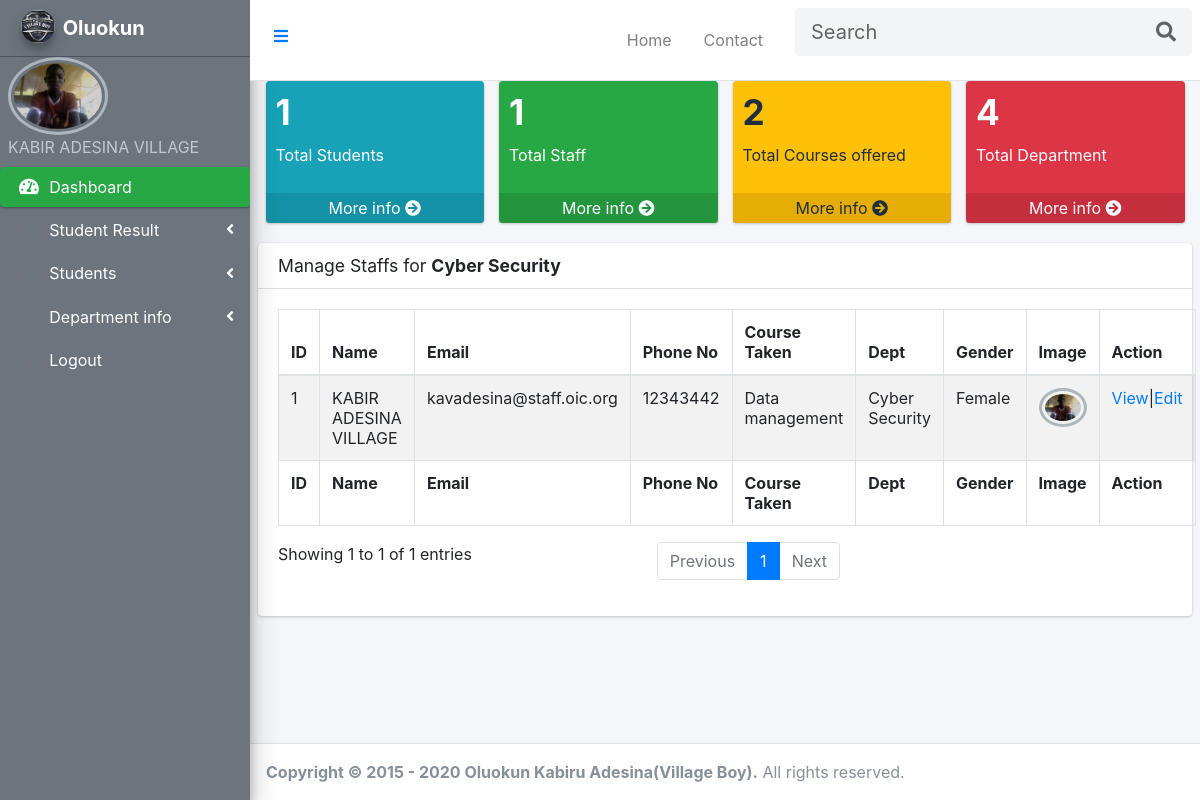
Page /staff/manageStaff.php (signed in) on the committed database.
### tables this page shows
CREATE TABLE `staff` (
  `id` int(6) NOT NULL,
  `name` varchar(30) NOT NULL,
  `email` varchar(30) NOT NULL,
  `Phone_Number` varchar(50) NOT NULL,
  `password` varchar(50) NOT NULL,
  `CourseTaken` varchar(50) NOT NULL,
  `category` varchar(50) NOT NULL,
  `faculty` varchar(100) NOT NULL,
  `state` varchar(50) NOT NULL,
  `city` varchar(50) NOT NULL,
  `address` text NOT NULL,
  `gender` varchar(50) NOT NULL,
  `dob` varchar(50) NOT NULL,
  `profilePicture` text NOT NULL,
  `StaffId` varchar(50) NOT NULL,
  `reg_date` timestamp NOT NULL DEFAULT current_timestamp() ON UPDATE current_timestamp()
);

### staff/manageStaff.php (the view, shortened to what this page needs)
<?php
     if(isset($_SESSION['staffLogin'])){
    include('header.php');
    include("../includes/connection.php");
    $user =$_SESSION['staffLogin'];
    $stmt = "SELECT* FROM staff WHERE email = '$user'|| Phone_Number = '$user'";
    $qe = mysqli_query($conn, $stmt);
    $staff = mysqli_fetch_array($qe);
    $dept = $staff['category'];
    $staffid = $staff['StaffId'];
    ?>
<!DOCTYPE html>
<html lang="en">
<head>
    <link rel="stylesheet" href=>
</head>
<?php
    include('sidebar.php');
    ?>
<body>
<div class="content-wrapper">
    <section class="content">
      <div class="container-fluid">
        <div class="row">
          <div class="col-lg-3 col-6">
            <div class="small-box bg-info">
            <?php
              $student = mysqli_query($conn, "SELECT COUNT(id) AS totalStudent FROM student WHERE Department ='$dept' ");
              $TotalStudent = mysqli_fetch_array($student);
              ?>
              <div class="inner">
                <h3><?php echo htmlentities($TotalStudent['totalStudent']);?></h3>
                <p>Total Students</p>
              </div>
              <a href="manageStudent.php" class="small-box-footer">More info <i class="fas fa-arrow-circle-right"></i></a>
            </div>
          </div>
          <div class="col-lg-3 col-6">
            <div class="small-box bg-success">
              <?php
              $staffs = mysqli_query($conn, "SELECT COUNT(id) AS totalStaff FROM staff WHERE category = '$dept' ");
              $TotalStaff = mysqli_fetch_array($staffs);
              ?>
              <div class="inner">
                <h3><?php echo htmlentities($TotalStaff['totalStaff']);?></h3>
                <p>Total Staff</p>
              </div>
              <a href="manageStaff.php" class="small-box-footer">More info <i class="fas fa-arrow-circle-right"></i></a>
            </div>
          </div>
          <div class="col-lg-3 col-6">
            <div class="small-box bg-warning">
            <?php
              $course = mysqli_query($conn, "SELECT COUNT(id) AS totalCourses FROM courses WHERE CourseCategory ='$dept' ");
              $TotalCourse = mysqli_fetch_array($course);
              ?>
              <div class="inner">
                <h3><?php echo htmlentities($TotalCourse['totalCourses']);?></h3>
                <p>Total Courses offered</p>
              </div>
              <a href="manageCourse.php" class="small-box-footer">More info <i class="fas fa-arrow-circle-right"></i></a>
            </div>
          </div>
          <div class="col-lg-3 col-6">
            <div class="small-box bg-danger">
            <?php
              $depttment = mysqli_query($conn, "SELECT COUNT(id) AS totaldepartment FROM department");
              $Totaldepartment = mysqli_fetch_array($depttment);
              ?>
              <div class="inner">
                <h3><?php echo htmlentities($Totaldepartment['totaldepartment']);?></h3>
                <p>Total Department</p>
              </div>
              <a href="#" class="small-box-footer">More info <i class="fas fa-arrow-circle-right"></i></a>
            </div>
          </div>
        </div>
      </div>
    </section>
    <section class="content">
      <div class="row">
        <div class="col-12">
          <div class="card">
            <div class="card-header">
              <h1 class="card-title">Manage Staffs for <b> <?php echo $dept ?></b></h1>
            </div>
            <div class="card-body">
              <table id="example2" class="table table-bordered table-striped">
                <thead>
                <tr>
                  <th>ID</th>
                  <th>Name</th>
                  <th>Email </th>
                  <th>Phone No</th>
                  <th>Course Taken</th>
                  <th>Dept</th>
                  <th>Gender</th>
                  <th>Image</th>
                  <th>Action</th>
                </tr>
                </thead>
                <tbody>
                  <?php
                  $std =mysqli_query($conn, "SELECT* FROM staff WHERE category = '$dept'");
                  $id =1;
                  while($staff = mysqli_fetch_array($std)){
                    $staf = (explode(",",$staff['name']));
                    $name =strtoupper($staf[0]." ".$staf[1]." ".$staf[2]);
                    $staffId = $staff['StaffId'];
                ?>
              <tr>
              <td><?php echo $id ?></td>
              <td><?php echo $name ?></td>
              <td><?php echo htmlentities($staff['email'] )?></td>
              <td><?php echo htmlentities($staff['Phone_Number'] )?></td>
              <td> <?php
                if(!empty($staff['CourseTaken'])){
                echo $staff['CourseTaken'];
                 }else{
                 echo "";
                 }
                ?></td>
                <td> <?php
                if(!empty($staff['category'])){
                echo $staff['category'];
                 }else{
                 echo "";
                 }
                ?></td>
                <td> <?php
                if(!empty($staff['gender'])){
                echo $staff['gender'];
                 }else{
                 echo "";
                 }
                ?></td>
                <td>
                <img class="profile-user-img img-fluid img-circle"
                     src= "../staff/<?php
                      if(!empty($staff['profilePicture'])){
                          echo htmlentities($staff['profilePicture']);
                      }else{
                          echo "<span style ='color:red'>Not Yet Set</span>";
                      }
                     ?>"
                     alt="User profile picture">
                </td>
                <td>
                    <a href="staffDetails.php?id=<?php echo $staffId;?>">View</a><?php if($staffId ==$staffid){ ?>|<a href="staffUpdateProfile.php?id=<?php echo $staffId;?>">Edit</a><?php } ?>
                </td>
              </tr>
              <?php
              $id++;
                  }
              ?>
                </tbody>
                <tfoot>
                  <tr>
                  <th>ID</th>
                  <th>Name</th>
                  <th>Email </th>
                  <th>Phone No</th>
                  <th>Course Taken</th>
                  <th>Dept</th>
                  <th>Gender</th>
                  <th>Image</th>
                  <th>Action</th>
                  </tr>
                </tfoot>
              </table>
            </div>
          </div>
        </div>
      </div>
    </section>
    </div>
<?php  include('footer.php'); ?>
</body>
</html>
<?php
    }
    else{
        header('location:../index.php');
    }
    ?>

### staff/sidebar.php (shortened to what this page needs)
<?php
  if(isset($_SESSION['staffLogin'])){
    include("../includes/connection.php");
    $user =$_SESSION['staffLogin'];
    $stmt = "SELECT* FROM staff WHERE email = '$user'|| Phone_Number = '$user'";
    $qe = mysqli_query($conn, $stmt);
    $staff = mysqli_fetch_array($qe);
    $staf = explode(",", $staff['name']);
    $name =strtoupper($staf[0]." ".$staf[1]." ".$staf[2]);
?>
<aside class="main-sidebar bg-muted  sidebar-dark-success elevation-4  bg-secondary"  style="position:fixed; top: 0px; left: 0px; z-index: 1;">
    <a href="../index.php" class="brand-link">
      <img src="../image/village boy logo.jpg" alt="<?php $name ?>" class="brand-image img-circle elevation-3"
           style="opacity: .8">
      <span class="brand-text font-weight-bold">Oluokun</span>
    </a>
    <div class="sidebar">
      <img class="profile-user-img img-fluid img-circle"
                     src= "../staff/<?php
                      if(!empty($staff['profilePicture'])){
                          echo htmlentities($staff['profilePicture']);
                      }else{
                          echo "<span style ='color:red'>Not Yet Set</span>";
                      }
                     ?>"
                     alt="User profile picture">
        <div class="info">
          <a href="index.php" class="d-block"><?php echo $name;?> </a>
        </div>
      </div>
      <nav class="mt-2">
        <ul class="nav nav-pills nav-sidebar flex-column" data-widget="treeview" role="menu" data-accordion="false">
          <li class="nav-item has-treeview menu-open">
            <a href="index.php" class="nav-link active">
              <i class="nav-icon fas fa-tachometer-alt"></i>
              <p>
                Dashboard
              </p>
            </a>
          </li>
            <li class="nav-item has-treeview">
              <a href="#" class="nav-link">
                <i class="nav-icon fa fa-lock"></i>
                <p>
                  Student Result
                  <i class="fas fa-angle-left right"></i>
                </p>
              </a>
            </li>
          <li class="nav-item has-treeview">
          <a href="#" class="nav-link">
            <i class="nav-icon fa fa-registered"></i>
            <p>
              Students
              <i class="fas fa-angle-left right"></i>
            </p>
          </a>
        </li>
        <li class="nav-item has-treeview">
          <a href="#" class="nav-link">
            <i class="nav-icon fa fa-registered"></i>
            <p>
              Department info
              <i class="fas fa-angle-left right"></i>
            </p>
          </a>
        </li>
          <li class="nav-item">
                <a href="Logout.php" class="nav-link">
                  <i class="far fa-circle nav-icon"></i>
                  <p>Logout</p>
                </a>
              </li>
        </ul>
      </nav>
  </aside>
  <?php
  }
  ?>

### css/style.css (style rules this page uses)
aside { position: fixed; z-index: 1; top: 0; left: 0; }
nav ul li a.nav-link p { text-decoration: none; color: white; }

### rows in the picture
staff: profilePicture (picture), name "KABIR ADESINA VILLAGE", category "Cyber Security", email "kavadesina@staff.oic.org", Phone_Number "12343442", CourseTaken "Data management", gender "Female"

### other values in the picture
$TotalStudent['totalStudent'] "1"
$TotalStaff['totalStaff'] "1"
$TotalCourse['totalCourses'] "2"
$Totaldepartment['totaldepartment'] "4"
Date('Y') "2020"
